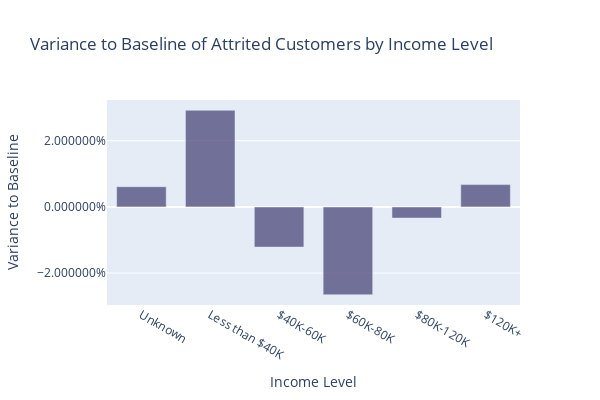

This figure's notebook cell:
### Markdown cell above
Attrited customers tend to have lower income (less than 40k) compared to existing customers. They are much less likely to be in the 60k-80k bracket. Again, the percentage difference is minimal.

### Code cell
order_cat = ['Unknown', 'Less than $40K', '$40K-60K', 
              '$60K-80K', '$80K-120K', '$120K+']
plot_var_to_baseline('inc_cat', 'Income Level', order_cat)

### Figure 1 — Plotly figure (JSON) as saved in the notebook; plotly's stock layout.template omitted (floating-point values rounded to 4 significant figures)
{"data": [{"marker": {"color": "rgba(64, 60, 115, 0.7)"}, "name": "Attrited vs. Existing Customers", "type": "bar", "x": ["$120K+", "$40K-60K", "$60K-80K", "$80K-120K", "Less than $40K", "Unknown"], "y": [0.006737, -0.01214, -0.02654, -0.003378, 0.02921, 0.006112]}], "layout": {"bargap": 0.2, "bargroupgap": 0.1, "barmode": "stack", "height": 400, "title": {"text": "Variance to Baseline of Attrited Customers by Income Level"}, "width": 600, "xaxis": {"categoryarray": ["Unknown", "Less than $40K", "$40K-60K", "$60K-80K", "$80K-120K", "$120K+"], "categoryorder": "array", "tickangle": 30, "tickfont": {"size": 12}, "title": {"font": {"size": 14}, "text": "Income Level"}}, "yaxis": {"tickfont": {"size": 12}, "tickformat": "%", "title": {"font": {"size": 14}, "text": "Variance to Baseline"}}}}
